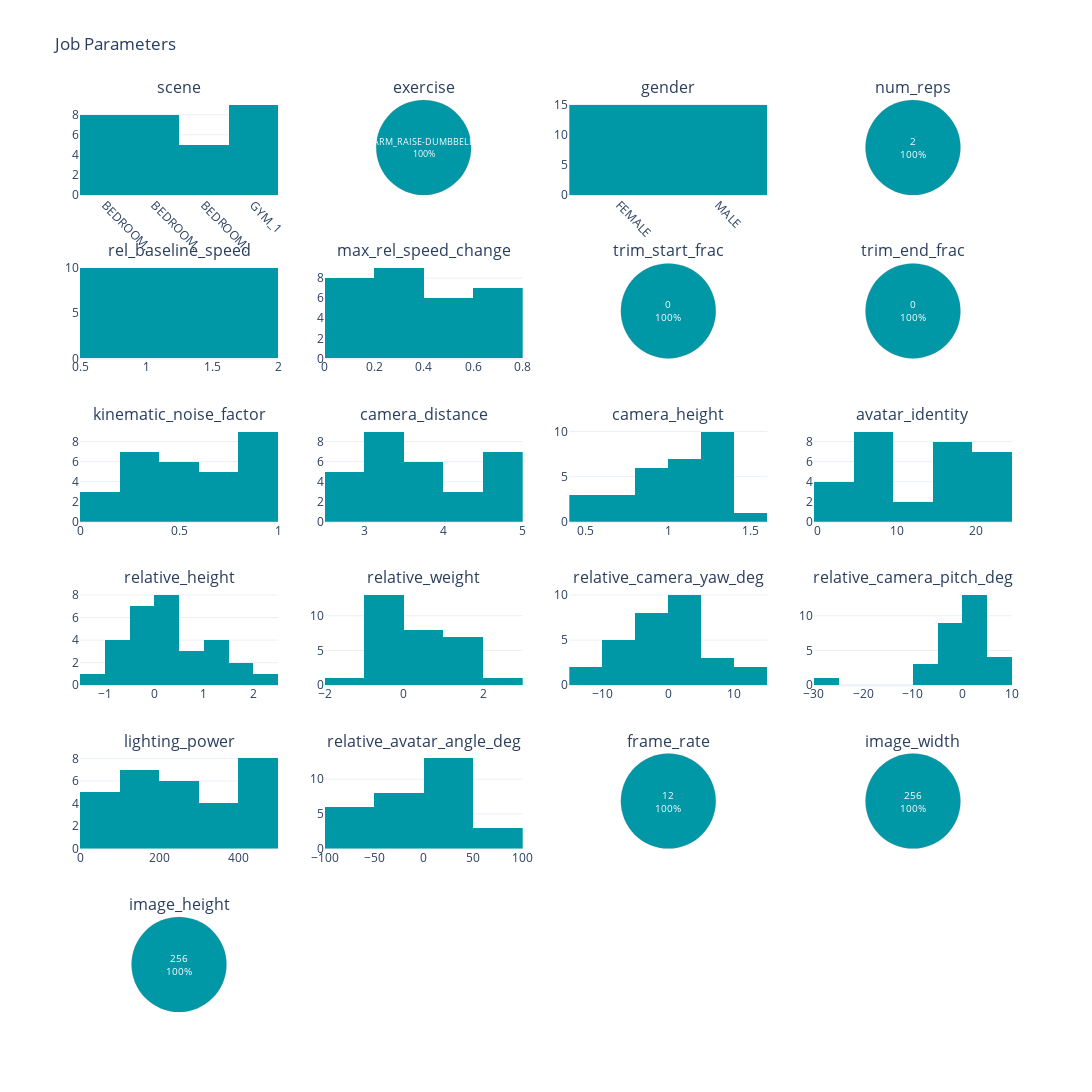

Notebook code cell kept with this figure:
### Markdown cell above
# Generate Batch for ARM_RAISE Exercise

### Code cell
genders = ['MALE','FEMALE']

batch_folder_suffix = 'arm_raise_previews'
num_previews = 30

# Set some initial parameters.
job_params = [
        api.sample_input(
            token=TOKEN,
            exercise = 'ARM_RAISE-DUMBBELL',
            num_reps = 2,
            gender = genders[i % 2],
            trim_start_frac= 0.0,
            trim_end_frac= 0.0,
            lighting_power = float(np.random.uniform(50.0, 500.0, 1)[0]),
            camera_height = float(np.random.uniform(0.5, 1.5, 1)[0]),
            relative_camera_yaw_deg= float(np.random.normal(0.0, 6.0, 1)[0]),
            relative_camera_pitch_deg= float(np.random.normal(0.0, 6.0, 1)[0]),
            relative_avatar_angle_deg= float(np.random.uniform(-90.0, 90.0, 1)[0]),
            frame_rate=12,
            image_height=256,
            image_width=256,
        ) for i in range(num_previews)
    ]

previews_batch, previews_batch_folder = api.submit_preview_batch_to_api(
    token=TOKEN,
    preview_params=job_params,
    output_dir=OUTPUT_FOLDER,
    batch_folder_suffix=batch_folder_suffix,
)

# Await the batch job to complete.
completed_previews = previews_batch.await_jobs(timeout=5 * 60, polling_interval=5)
previews_folders = api.download_completed_previews(completed_previews=completed_previews, output_dir=previews_batch_folder)

#Visualize the previews in a grid, and take a look at our existing job parameter distributions.
view_previews(previews_folders)
visualize_job_params(job_params)

### Figure 1 — Plotly figure (JSON) as saved in the notebook; plotly's stock layout.template omitted (floating-point values rounded to 4 significant figures)
{"data": [{"legendgroup": "group1", "marker": {"color": "#0097A7"}, "name": "All", "showlegend": false, "type": "histogram", "x": ["GYM_1", "BEDROOM_4", "BEDROOM_4", "BEDROOM_2", "BEDROOM_5", "BEDROOM_5", "GYM_1", "BEDROOM_5", "BEDROOM_2", "BEDROOM_5", "BEDROOM_4", "GYM_1", "GYM_1", "BEDROOM_4", "BEDROOM_5", "BEDROOM_4", "BEDROOM_4", "BEDROOM_5", "BEDROOM_5", "BEDROOM_5", "BEDROOM_2", "GYM_1", "BEDROOM_2", "GYM_1", "BEDROOM_4", "GYM_1", "BEDROOM_2", "GYM_1", "BEDROOM_5", "BEDROOM_4"], "xaxis": "x", "yaxis": "y"}, {"domain": {"x": [0.2625, 0.475], "y": [0.8958, 1]}, "insidetextorientation": "horizontal", "labels": ["ARM_RAISE-DUMBBELL"], "legendgroup": "group1", "marker": {"colors": ["#0097a7"], "line": {"color": "grey", "width": 0.2}}, "showlegend": false, "sort": false, "textfont": {"size": 10}, "textinfo": "percent+label", "textposition": "inside", "type": "pie", "values": [30]}, {"legendgroup": "group1", "marker": {"color": "#0097A7"}, "name": "All", "showlegend": false, "type": "histogram", "x": ["MALE", "FEMALE", "MALE", "FEMALE", "MALE", "FEMALE", "MALE", "FEMALE", "MALE", "FEMALE", "MALE", "FEMALE", "MALE", "FEMALE", "MALE", "FEMALE", "MALE", "FEMALE", "MALE", "FEMALE", "MALE", "FEMALE", "MALE", "FEMALE", "MALE", "FEMALE", "MALE", "FEMALE", "MALE", "FEMALE"], "xaxis": "x2", "yaxis": "y2"}, {"domain": {"x": [0.7875, 1], "y": [0.8958, 1]}, "insidetextorientation": "horizontal", "labels": [2], "legendgroup": "group1", "marker": {"colors": ["#0097a7"], "line": {"color": "grey", "width": 0.2}}, "showlegend": false, "sort": false, "textfont": {"size": 10}, "textinfo": "percent+label", "textposition": "inside", "type": "pie", "values": [30]}, {"legendgroup": "group1", "marker": {"color": "#0097A7"}, "name": "All", "showlegend": false, "type": "histogram", "x": [0.7389, 0.8279, 1.826, 1.125, 0.8048, 0.6696, 1.458, 0.8099, 1.47, 1.919, 1.487, 1.774, 0.8197, 1.345, 1.152, 1.432, 1.192, 1.426, 1.853, 1.555, 1.008, 1.872, 1.59, 1.547, 0.6358, 0.6698, 1.678, 1.582, 0.6535, 0.9589], "xaxis": "x3", "yaxis": "y3"}, {"legendgroup": "group1", "marker": {"color": "#0097A7"}, "name": "All", "showlegend": false, "type": "histogram", "x": [0.1524, 0.544, 0.1603, 0.5247, 0.1635, 0.2405, 0.744, 0.2542, 0.1691, 0.6303, 0.7415, 0.7679, 0.3218, 0.3284, 0.138, 0.694, 0.1314, 0.00742, 0.2673, 0.5683, 0.2461, 0.6712, 0.3425, 0.2872, 0.2937, 0.5154, 0.5163, 0.09842, 0.6932, 0.5616], "xaxis": "x4", "yaxis": "y4"}, {"domain": {"x": [0.525, 0.7375], "y": [0.7167, 0.8208]}, "insidetextorientation": "horizontal", "labels": [0], "legendgroup": "group1", "marker": {"colors": ["#0097a7"], "line": {"color": "grey", "width": 0.2}}, "showlegend": false, "sort": false, "textfont": {"size": 10}, "textinfo": "percent+label", "textposition": "inside", "type": "pie", "values": [30]}, {"domain": {"x": [0.7875, 1], "y": [0.7167, 0.8208]}, "insidetextorientation": "horizontal", "labels": [0], "legendgroup": "group1", "marker": {"colors": ["#0097a7"], "line": {"color": "grey", "width": 0.2}}, "showlegend": false, "sort": false, "textfont": {"size": 10}, "textinfo": "percent+label", "textposition": "inside", "type": "pie", "values": [30]}, {"legendgroup": "group1", "marker": {"color": "#0097A7"}, "name": "All", "showlegend": false, "type": "histogram", "x": [0.6881, 0.8858, 0.431, 0.3039, 0.2333, 0.2679, 0.02767, 0.8531, 0.03138, 0.7092, 0.8876, 0.7447, 0.6835, 0.8087, 0.1698, 0.9077, 0.6741, 0.4498, 0.5074, 0.9004, 0.3441, 0.8097, 0.5349, 0.4491, 0.3093, 0.9662, 0.4522, 0.3417, 0.8591, 0.3675], "xaxis": "x5", "yaxis": "y5"}, {"legendgroup": "group1", "marker": {"color": "#0097A7"}, "name": "All", "showlegend": false, "type": "histogram", "x": [3.116, 4.82, 3.384, 2.885, 3.246, 4.298, 3.45, 4.922, 3.204, 2.649, 3.319, 3.528, 2.998, 3.524, 4.469, 4.501, 3.828, 3.521, 4.38, 4.518, 3.518, 3.274, 2.927, 3.932, 3.335, 4.847, 2.64, 4.54, 4.528, 3.307], "xaxis": "x6", "yaxis": "y6"}, {"legendgroup": "group1", "marker": {"color": "#0097A7"}, "name": "All", "showlegend": false, "type": "histogram", "x": [0.6684, 1.203, 1.339, 0.5977, 1.106, 1.3, 0.974, 1.047, 0.5496, 0.7834, 0.5063, 1.288, 0.9984, 1.308, 0.9684, 1.127, 1.229, 1.005, 0.9557, 1.427, 1.277, 1.183, 1.397, 0.8926, 1.123, 0.9942, 0.6997, 1.221, 1.023, 1.357], "xaxis": "x7", "yaxis": "y7"}, {"legendgroup": "group1", "marker": {"color": "#0097A7"}, "name": "All", "showlegend": false, "type": "histogram", "x": [7, 18, 3, 22, 7, 0, 6, 10, 19, 21, 15, 19, 5, 19, 9, 24, 24, 7, 15, 6, 6, 14, 22, 9, 0, 24, 15, 19, 20, 1], "xaxis": "x8", "yaxis": "y8"}, {"legendgroup": "group1", "marker": {"color": "#0097A7"}, "name": "All", "showlegend": false, "type": "histogram", "x": [1.087, 0.3335, -0.2176, -0.3483, -0.6703, 0.3545, -0.2892, -1.398, 0.09701, -0.379, -0.1954, 0.445, 1.259, 2.017, -0.9804, -0.8873, 0.02355, 1.416, -0.8935, 0.7769, 0.4939, 1.635, 0.2259, 1.19, 1.624, 0.5844, -0.01236, 0.07334, 0.7805, -0.2701], "xaxis": "x9", "yaxis": "y9"}, {"legendgroup": "group1", "marker": {"color": "#0097A7"}, "name": "All", "showlegend": false, "type": "histogram", "x": [-0.1315, 1.469, 1.753, 1.48, -0.7334, 0.4205, 0.8765, -0.407, -1.117, -0.4806, -0.5008, 1.909, 0.7247, 0.6859, -0.01768, -0.8918, 1.974, -0.3174, -0.9058, 2.532, 0.1815, 0.8211, -0.1779, -0.6532, 0.7557, 1.122, 0.4249, 1.922, -0.1711, -0.2521], "xaxis": "x10", "yaxis": "y10"}, {"legendgroup": "group1", "marker": {"color": "#0097A7"}, "name": "All", "showlegend": false, "type": "histogram", "x": [-5.362, -5.069, 2.424, -5.735, 2.929, -5.044, -1.469, -8.27, 2.122, -0.5994, 10.12, 2.968, 8.955, 5.948, 4.676, -10.29, -2.635, -3.101, -4.611, -14.44, 1.506, 7.933, -0.5953, 10.55, 2.482, 3.865, 3.928, 2.156, -2.423, -2.344], "xaxis": "x11", "yaxis": "y11"}, {"legendgroup": "group1", "marker": {"color": "#0097A7"}, "name": "All", "showlegend": false, "type": "histogram", "x": [1.757, -1.954, 3.315, -4.123, 1.548, 9.21, -3.399, -8.2, -25.67, -0.5099, -1.432, 3.927, 3.819, 5.684, -5.425, -0.9909, 1.71, 0.3823, 5.825, -1.606, 2.826, -7.498, 4.86, 2.965, -2.076, 3.605, 9.301, 4.106, -1.919, 2.207], "xaxis": "x12", "yaxis": "y12"}, {"legendgroup": "group1", "marker": {"color": "#0097A7"}, "name": "All", "showlegend": false, "type": "histogram", "x": [391.2, 469.9, 244.4, 264.1, 444.2, 487.6, 120.9, 167.7, 329.4, 234.4, 477.9, 230.4, 61.57, 174.8, 396.2, 155.6, 285.0, 89.79, 51.37, 424.0, 471.5, 359.8, 420.2, 441.3, 74.33, 96.27, 174.9, 153.5, 282.2, 172.0], "xaxis": "x13", "yaxis": "y13"}, {"legendgroup": "group1", "marker": {"color": "#0097A7"}, "name": "All", "showlegend": false, "type": "histogram", "x": [30.76, -87.4, 18.29, -54.43, -19.7, -57.23, -68.23, 25.23, 28.74, 20.75, 0.1886, 18.97, 82.44, -15.22, -37.13, -40.9, -68.49, -7.25, -44.79, 0.9792, -89.21, 37.5, 9.363, 43.07, -33.36, 17.15, 39.36, 62.23, 87.87, -3.504], "xaxis": "x14", "yaxis": "y14"}, {"domain": {"x": [0.525, 0.7375], "y": [0.1792, 0.2833]}, "insidetextorientation": "horizontal", "labels": [12], "legendgroup": "group1", "marker": {"colors": ["#0097a7"], "line": {"color": "grey", "width": 0.2}}, "showlegend": false, "sort": false, "textfont": {"size": 10}, "textinfo": "percent+label", "textposition": "inside", "type": "pie", "values": [30]}, {"domain": {"x": [0.7875, 1], "y": [0.1792, 0.2833]}, "insidetextorientation": "horizontal", "labels": [256], "legendgroup": "group1", "marker": {"colors": ["#0097a7"], "line": {"color": "grey", "width": 0.2}}, "showlegend": false, "sort": false, "textfont": {"size": 10}, "textinfo": "percent+label", "textposition": "inside", "type": "pie", "values": [30]}, {"domain": {"x": [0, 0.2125], "y": [0, 0.1042]}, "insidetextorientation": "horizontal", "labels": [256], "legendgroup": "group1", "marker": {"colors": ["#0097a7"], "line": {"color": "grey", "width": 0.2}}, "showlegend": false, "sort": false, "textfont": {"size": 10}, "textinfo": "percent+label", "textposition": "inside", "type": "pie", "values": [30]}], "layout": {"annotations": [{"font": {"size": 16}, "showarrow": false, "text": "scene", "x": 0.1062, "xanchor": "center", "xref": "paper", "y": 1, "yanchor": "bottom", "yref": "paper"}, {"font": {"size": 16}, "showarrow": false, "text": "exercise", "x": 0.3688, "xanchor": "center", "xref": "paper", "y": 1, "yanchor": "bottom", "yref": "paper"}, {"font": {"size": 16}, "showarrow": false, "text": "gender", "x": 0.6313, "xanchor": "center", "xref": "paper", "y": 1, "yanchor": "bottom", "yref": "paper"}, {"font": {"size": 16}, "showarrow": false, "text": "num_reps", "x": 0.8938, "xanchor": "center", "xref": "paper", "y": 1, "yanchor": "bottom", "yref": "paper"}, {"font": {"size": 16}, "showarrow": false, "text": "rel_baseline_speed", "x": 0.1062, "xanchor": "center", "xref": "paper", "y": 0.8208, "yanchor": "bottom", "yref": "paper"}, {"font": {"size": 16}, "showarrow": false, "text": "max_rel_speed_change", "x": 0.3688, "xanchor": "center", "xref": "paper", "y": 0.8208, "yanchor": "bottom", "yref": "paper"}, {"font": {"size": 16}, "showarrow": false, "text": "trim_start_frac", "x": 0.6313, "xanchor": "center", "xref": "paper", "y": 0.8208, "yanchor": "bottom", "yref": "paper"}, {"font": {"size": 16}, "showarrow": false, "text": "trim_end_frac", "x": 0.8938, "xanchor": "center", "xref": "paper", "y": 0.8208, "yanchor": "bottom", "yref": "paper"}, {"font": {"size": 16}, "showarrow": false, "text": "kinematic_noise_factor", "x": 0.1062, "xanchor": "center", "xref": "paper", "y": 0.6417, "yanchor": "bottom", "yref": "paper"}, {"font": {"size": 16}, "showarrow": false, "text": "camera_distance", "x": 0.3688, "xanchor": "center", "xref": "paper", "y": 0.6417, "yanchor": "bottom", "yref": "paper"}, {"font": {"size": 16}, "showarrow": false, "text": "camera_height", "x": 0.6313, "xanchor": "center", "xref": "paper", "y": 0.6417, "yanchor": "bottom", "yref": "paper"}, {"font": {"size": 16}, "showarrow": false, "text": "avatar_identity", "x": 0.8938, "xanchor": "center", "xref": "paper", "y": 0.6417, "yanchor": "bottom", "yref": "paper"}, {"font": {"size": 16}, "showarrow": false, "text": "relative_height", "x": 0.1062, "xanchor": "center", "xref": "paper", "y": 0.4625, "yanchor": "bottom", "yref": "paper"}, {"font": {"size": 16}, "showarrow": false, "text": "relative_weight", "x": 0.3688, "xanchor": "center", "xref": "paper", "y": 0.4625, "yanchor": "bottom", "yref": "paper"}, {"font": {"size": 16}, "showarrow": false, "text": "relative_camera_yaw_deg", "x": 0.6313, "xanchor": "center", "xref": "paper", "y": 0.4625, "yanchor": "bottom", "yref": "paper"}, {"font": {"size": 16}, "showarrow": false, "text": "relative_camera_pitch_deg", "x": 0.8938, "xanchor": "center", "xref": "paper", "y": 0.4625, "yanchor": "bottom", "yref": "paper"}, {"font": {"size": 16}, "showarrow": false, "text": "lighting_power", "x": 0.1062, "xanchor": "center", "xref": "paper", "y": 0.2833, "yanchor": "bottom", "yref": "paper"}, {"font": {"size": 16}, "showarrow": false, "text": "relative_avatar_angle_deg", "x": 0.3688, "xanchor": "center", "xref": "paper", "y": 0.2833, "yanchor": "bottom", "yref": "paper"}, {"font": {"size": 16}, "showarrow": false, "text": "frame_rate", "x": 0.6313, "xanchor": "center", "xref": "paper", "y": 0.2833, "yanchor": "bottom", "yref": "paper"}, {"font": {"size": 16}, "showarrow": false, "text": "image_width", "x": 0.8938, "xanchor": "center", "xref": "paper", "y": 0.2833, "yanchor": "bottom", "yref": "paper"}, {"font": {"size": 16}, "showarrow": false, "text": "image_height", "x": 0.1062, "xanchor": "center", "xref": "paper", "y": 0.1042, "yanchor": "bottom", "yref": "paper"}], "barmode": "stack", "font": {"size": 12}, "height": 1800, "title": {"text": "Job Parameters"}, "width": 1500, "xaxis": {"anchor": "y", "domain": [0, 0.2125], "tickangle": 45, "tickmode": "array", "ticktext": ["BEDROOM..", "BEDROOM..", "BEDROOM..", "GYM_1"], "tickvals": [0, 1, 2, 3]}, "xaxis10": {"anchor": "y10", "domain": [0.2625, 0.475]}, "xaxis11": {"anchor": "y11", "domain": [0.525, 0.7375]}, "xaxis12": {"anchor": "y12", "domain": [0.7875, 1]}, "xaxis13": {"anchor": "y13", "domain": [0, 0.2125]}, "xaxis14": {"anchor": "y14", "domain": [0.2625, 0.475]}, "xaxis15": {"anchor": "y15", "domain": [0.2625, 0.475]}, "xaxis16": {"anchor": "y16", "domain": [0.525, 0.7375]}, "xaxis17": {"anchor": "y17", "domain": [0.7875, 1]}, "xaxis2": {"anchor": "y2", "domain": [0.525, 0.7375], "tickangle": 45, "tickmode": "array", "ticktext": ["FEMALE", "MALE"], "tickvals": [0, 1]}, "xaxis3": {"anchor": "y3", "domain": [0, 0.2125]}, "xaxis4": {"anchor": "y4", "domain": [0.2625, 0.475]}, "xaxis5": {"anchor": "y5", "domain": [0, 0.2125]}, "xaxis6": {"anchor": "y6", "domain": [0.2625, 0.475]}, "xaxis7": {"anchor": "y7", "domain": [0.525, 0.7375]}, "xaxis8": {"anchor": "y8", "domain": [0.7875, 1]}, "xaxis9": {"anchor": "y9", "domain": [0, 0.2125]}, "yaxis": {"anchor": "x", "domain": [0.8958, 1]}, "yaxis10": {"anchor": "x10", "domain": [0.3583, 0.4625]}, "yaxis11": {"anchor": "x11", "domain": [0.3583, 0.4625]}, "yaxis12": {"anchor": "x12", "domain": [0.3583, 0.4625]}, "yaxis13": {"anchor": "x13", "domain": [0.1792, 0.2833]}, "yaxis14": {"anchor": "x14", "domain": [0.1792, 0.2833]}, "yaxis15": {"anchor": "x15", "domain": [0, 0.1042]}, "yaxis16": {"anchor": "x16", "domain": [0, 0.1042]}, "yaxis17": {"anchor": "x17", "domain": [0, 0.1042]}, "yaxis2": {"anchor": "x2", "domain": [0.8958, 1]}, "yaxis3": {"anchor": "x3", "domain": [0.7167, 0.8208]}, "yaxis4": {"anchor": "x4", "domain": [0.7167, 0.8208]}, "yaxis5": {"anchor": "x5", "domain": [0.5375, 0.6417]}, "yaxis6": {"anchor": "x6", "domain": [0.5375, 0.6417]}, "yaxis7": {"anchor": "x7", "domain": [0.5375, 0.6417]}, "yaxis8": {"anchor": "x8", "domain": [0.5375, 0.6417]}, "yaxis9": {"anchor": "x9", "domain": [0.3583, 0.4625]}}}
